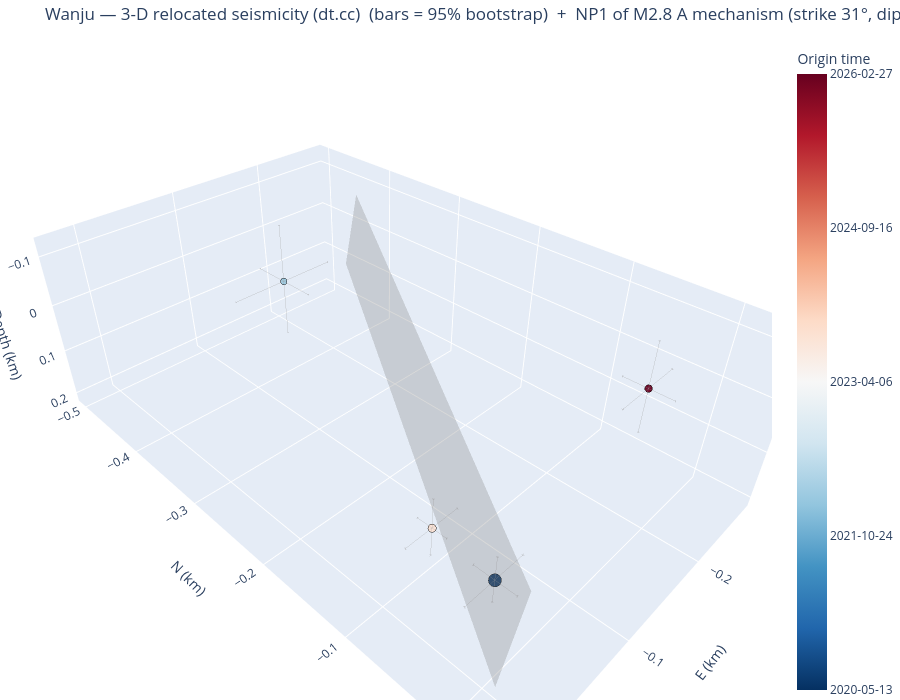

Notebook code cell kept with this figure:
### Markdown cell above
## 5. Seismicity in 3-D (interactive)

`plot_3d_plane` returns an **interactive plotly** 3-D view of the dt.cc hypocentres (relative E–N–depth km,
coloured by origin time, sized by magnitude) with the SVD best-fit fault plane overlaid as a translucent
patch — rotate/zoom to judge planarity and dip. (Interactivity is live in a running notebook; committed
notebooks are output-stripped, and a static export needs the optional `kaleido` package.)

### Code cell
fig3d = viz.plot_3d_plane(cfg, VELMODEL, frame_from=FRAME_FROM, mech_select=MECH_SELECT)
try:                                  # optional static export (needs kaleido); harmless if absent
    fig3d.write_image(f"/tmp/{CLUSTER}_3d.png", scale=2)
except Exception as _e:
    print("(static export skipped — install kaleido for a PNG; the figure is interactive in a live notebook)")
fig3d                                 # <- interactive in JupyterLab: drag to rotate, scroll to zoom

### Figure 1 — Plotly figure (JSON) as saved in the notebook; plotly's stock layout.template omitted (floating-point values rounded to 4 significant figures)
{"data": [{"error_x": {"array": [0.02683, 0.06083, 0.02639, 0.03461], "color": "rgba(80,80,80,0.5)", "thickness": 0.8, "type": "data", "width": 2}, "error_y": {"array": [0.01758, 0.04275, 0.01483, 0.02319], "color": "rgba(80,80,80,0.5)", "thickness": 0.8, "type": "data", "width": 2}, "error_z": {"array": [0.0402, 0.1298, 0.05644, 0.08498], "color": "rgba(80,80,80,0.5)", "thickness": 0.8, "type": "data", "width": 2}, "marker": {"color": [18400.0, 19060.0, 19600.0, 20510.0], "colorbar": {"ticktext": ["2020-05-13", "2021-10-24", "2023-04-06", "2024-09-16", "2026-02-27"], "tickvals": [18400.0, 18920.0, 19450.0, 19980.0, 20510.0], "title": {"text": "Origin time"}}, "colorscale": [[0, "rgb(5,48,97)"], [0.1, "rgb(33,102,172)"], [0.2, "rgb(67,147,195)"], [0.3, "rgb(146,197,222)"], [0.4, "rgb(209,229,240)"], [0.5, "rgb(247,247,247)"], [0.6, "rgb(253,219,199)"], [0.7, "rgb(244,165,130)"], [0.8, "rgb(214,96,77)"], [0.9, "rgb(178,24,43)"], [1, "rgb(103,0,31)"]], "line": {"color": "black", "width": 0.5}, "opacity": 0.95, "size": [15.2, 7.6, 9.6, 8.8]}, "mode": "markers", "name": "Hypocentres", "text": ["200000  M2.8", "200001  M0.9", "200002  M1.4", "200004  M1.2"], "type": "scatter3d", "x": [0.0, -0.1803, -0.0332, -0.2018], "y": [0.0, -0.4558, -0.0841, -0.0236], "z": [0.0, 0.0794, 0.0815, -0.0418]}, {"color": "gray", "hoverinfo": "name", "i": [0, 0], "j": [1, 3], "k": [3, 2], "name": "NP1 of M2.8 A mechanism 31/85", "opacity": 0.3, "showscale": false, "type": "mesh3d", "x": [0.02699, 0.01528, -0.2634, -0.2751], "y": [0.02885, 0.03595, -0.4507, -0.4436], "z": [0.09692, -0.06613, 0.09692, -0.06613]}], "layout": {"height": 700, "margin": {"b": 0, "l": 0, "r": 0, "t": 40}, "scene": {"aspectmode": "data", "xaxis": {"title": {"text": "E (km)"}}, "yaxis": {"title": {"text": "N (km)"}}, "zaxis": {"autorange": "reversed", "title": {"text": "Depth (km)"}}}, "title": {"text": "Wanju — 3-D relocated seismicity (dt.cc)  (bars = 95% bootstrap)  +  NP1 of M2.8 A mechanism (strike 31°, dip 85°)"}}}
